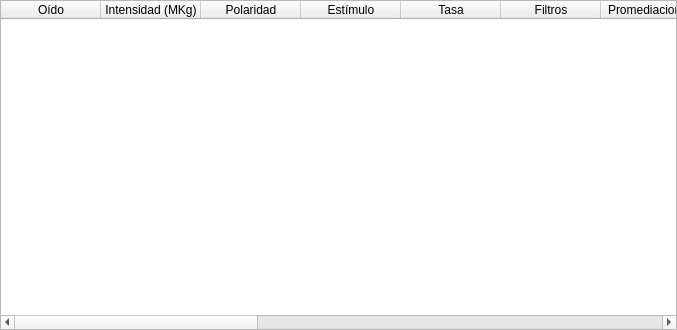
<?xml version="1.0" encoding="UTF-8"?>
<ui version="4.0">
 <class>DetailAllCurves</class>
 <widget class="QWidget" name="DetailAllCurves">
  <property name="geometry">
   <rect>
    <x>0</x>
    <y>0</y>
    <width>677</width>
    <height>330</height>
   </rect>
  </property>
  <property name="windowTitle">
   <string>Form</string>
  </property>
  <layout class="QHBoxLayout" name="horizontalLayout">
   <property name="spacing">
    <number>0</number>
   </property>
   <property name="leftMargin">
    <number>0</number>
   </property>
   <property name="topMargin">
    <number>0</number>
   </property>
   <property name="rightMargin">
    <number>0</number>
   </property>
   <property name="bottomMargin">
    <number>0</number>
   </property>
   <item>
    <widget class="QTableWidget" name="tw_curves_list">
     <property name="editTriggers">
      <set>QAbstractItemView::NoEditTriggers</set>
     </property>
     <column>
      <property name="text">
       <string>Oído</string>
      </property>
     </column>
     <column>
      <property name="text">
       <string>Intensidad (MKg)</string>
      </property>
     </column>
     <column>
      <property name="text">
       <string>Polaridad</string>
      </property>
     </column>
     <column>
      <property name="text">
       <string>Estímulo</string>
      </property>
     </column>
     <column>
      <property name="text">
       <string>Tasa</string>
      </property>
     </column>
     <column>
      <property name="text">
       <string>Filtros</string>
      </property>
     </column>
     <column>
      <property name="text">
       <string>Promediaciones</string>
      </property>
     </column>
     <column>
      <property name="text">
       <string>I:lat(amp)</string>
      </property>
     </column>
     <column>
      <property name="text">
       <string>II:lat(amp)</string>
      </property>
     </column>
     <column>
      <property name="text">
       <string>III:lat(amp)</string>
      </property>
     </column>
     <column>
      <property name="text">
       <string>IV:lat(amp)</string>
      </property>
     </column>
     <column>
      <property name="text">
       <string>V:lat(amp)</string>
      </property>
     </column>
     <column>
      <property name="text">
       <string>Interpeak I-III</string>
      </property>
     </column>
     <column>
      <property name="text">
       <string>Interpeak III-V</string>
      </property>
     </column>
     <column>
      <property name="text">
       <string>Interpeak I-V</string>
      </property>
     </column>
     <column>
      <property name="text">
       <string>Relación V/I</string>
      </property>
     </column>
    </widget>
   </item>
  </layout>
 </widget>
 <resources/>
 <connections/>
</ui>
